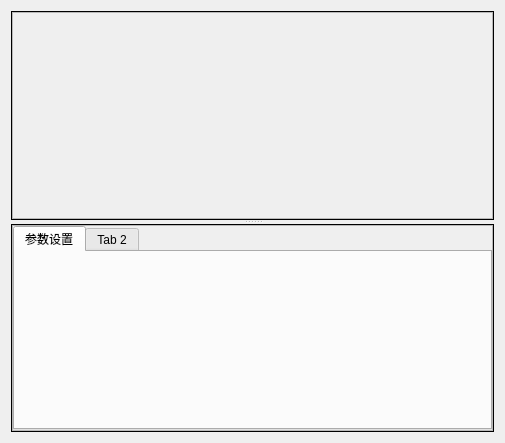
<?xml version="1.0" encoding="UTF-8"?>
<ui version="4.0">
 <class>FormSTM32PeripheralsModeConfig</class>
 <widget class="QWidget" name="FormSTM32PeripheralsModeConfig">
  <property name="geometry">
   <rect>
    <x>0</x>
    <y>0</y>
    <width>505</width>
    <height>443</height>
   </rect>
  </property>
  <property name="windowTitle">
   <string>Form</string>
  </property>
  <layout class="QGridLayout" name="gridLayout_3">
   <item row="0" column="0">
    <widget class="QSplitter" name="splitter">
     <property name="orientation">
      <enum>Qt::Vertical</enum>
     </property>
     <property name="childrenCollapsible">
      <bool>false</bool>
     </property>
     <widget class="QFrame" name="frame">
      <property name="frameShape">
       <enum>QFrame::Box</enum>
      </property>
      <property name="frameShadow">
       <enum>QFrame::Plain</enum>
      </property>
      <layout class="QGridLayout" name="gridLayout">
       <property name="leftMargin">
        <number>0</number>
       </property>
       <property name="topMargin">
        <number>0</number>
       </property>
       <property name="rightMargin">
        <number>0</number>
       </property>
       <property name="bottomMargin">
        <number>0</number>
       </property>
       <property name="spacing">
        <number>0</number>
       </property>
       <item row="0" column="0">
        <widget class="QScrollArea" name="scrollArea">
         <property name="frameShadow">
          <enum>QFrame::Plain</enum>
         </property>
         <property name="widgetResizable">
          <bool>true</bool>
         </property>
         <widget class="QWidget" name="scrollAreaWidgetContents">
          <property name="geometry">
           <rect>
            <x>0</x>
            <y>0</y>
            <width>483</width>
            <height>207</height>
           </rect>
          </property>
          <layout class="QVBoxLayout" name="verticalLayout"/>
         </widget>
        </widget>
       </item>
      </layout>
     </widget>
     <widget class="QFrame" name="frame_2">
      <property name="frameShape">
       <enum>QFrame::Box</enum>
      </property>
      <property name="frameShadow">
       <enum>QFrame::Plain</enum>
      </property>
      <layout class="QGridLayout" name="gridLayout_2">
       <property name="leftMargin">
        <number>0</number>
       </property>
       <property name="topMargin">
        <number>0</number>
       </property>
       <property name="rightMargin">
        <number>0</number>
       </property>
       <property name="bottomMargin">
        <number>0</number>
       </property>
       <property name="spacing">
        <number>0</number>
       </property>
       <item row="0" column="0">
        <widget class="QScrollArea" name="scrollArea_2">
         <property name="frameShadow">
          <enum>QFrame::Plain</enum>
         </property>
         <property name="widgetResizable">
          <bool>true</bool>
         </property>
         <widget class="QWidget" name="scrollAreaWidgetContents_2">
          <property name="geometry">
           <rect>
            <x>0</x>
            <y>0</y>
            <width>483</width>
            <height>206</height>
           </rect>
          </property>
          <layout class="QVBoxLayout" name="verticalLayout_2">
           <property name="leftMargin">
            <number>0</number>
           </property>
           <property name="topMargin">
            <number>0</number>
           </property>
           <property name="rightMargin">
            <number>0</number>
           </property>
           <property name="bottomMargin">
            <number>0</number>
           </property>
           <item>
            <widget class="QTabWidget" name="tabWidget">
             <widget class="QWidget" name="tab">
              <attribute name="title">
               <string>参数设置</string>
              </attribute>
             </widget>
             <widget class="QWidget" name="tab_2">
              <attribute name="title">
               <string>Tab 2</string>
              </attribute>
             </widget>
            </widget>
           </item>
          </layout>
         </widget>
        </widget>
       </item>
      </layout>
     </widget>
    </widget>
   </item>
  </layout>
 </widget>
 <resources/>
 <connections/>
</ui>
